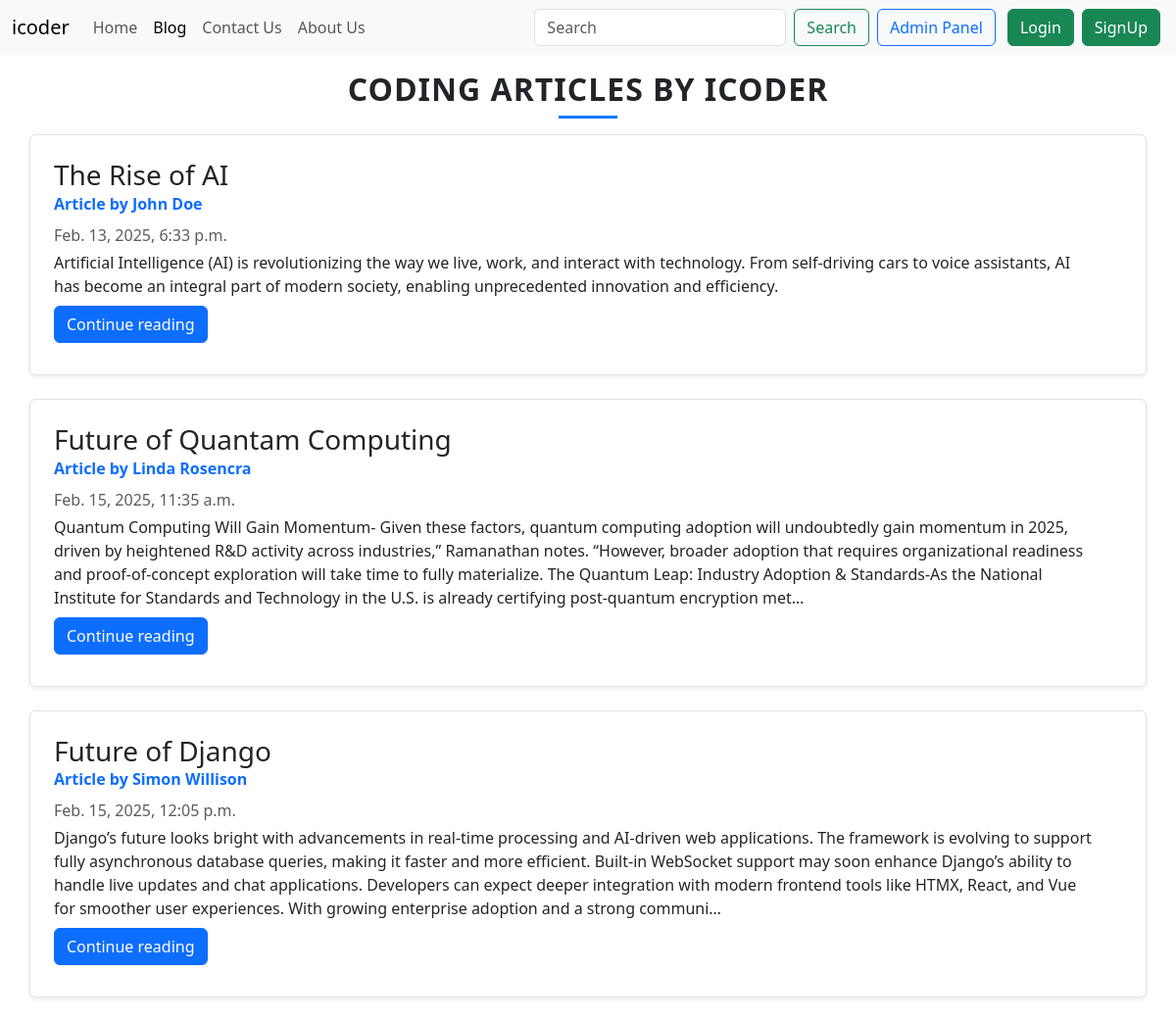
Screenshot of /blog/ with the database file from the repository.
### blog/models.py (models this page shows, shortened)
class Post(models.Model):
    sno=models.AutoField(primary_key=True)
    title=models.CharField(max_length=255)
    author=models.CharField(max_length=14)
    slug=models.CharField(max_length=130)
    views= models.IntegerField(default=0)
    timeStamp=models.DateTimeField(blank=True)
    content=models.TextField()

### blog/views.py (the view)
# urls.py: path('', views.blogHome, name="bloghome"),
def blogHome(request):
    allPosts= Post.objects.all()
    context={'allPosts': allPosts}
    return render(request,'blog/blogHome.html',context)

### templates/blog/blogHome.html (shortened to what this page needs)
{% extends 'base.html' %}
{% block blogactive %} active {% endblock blogactive %}
{% block body %}
<div class="container my-3">
    <h2 class="fw-bold text-center text-uppercase mb-3" style="letter-spacing: 1px;">
        Coding Articles by icoder
        <span class="d-block mx-auto mt-2" style="width: 60px; height: 3px; background: #007bff;"></span>
    </h2>
    {% for post in allPosts %}
    <div
        class="row no-gutters border rounded overflow-hidden flex-md-row mb-4 shadow-sm h-md-250 my-3 position-relative">
        <div class="col p-4 d-flex flex-column position-static">
            <h3 class="mb-0">{{post.title}}</h3>
            <strong class="d-inline-block mb-2 text-primary">Article  by {{post.author}}</strong>
            <div class="mb-1 text-muted">{{post.timeStamp}}</div>
            <p class="card-text mb-auto">{{post.content|safe| truncatechars:500}}</p>
            <div class="my-2">
                <a href="/blog/{{post.slug}}" role="button" class="btn btn-primary">Continue reading</a>
            </div>
        </div>
        <div class="col-auto d-none d-lg-block">
        </div>
    </div>
    {% endfor %}
</div>
{% endblock %}

### rows the page displays
Post: title "The Rise of AI", author "John Doe", timeStamp "Feb. 13, 2025, 6:33 p.m.", content "Artificial Intelligence (AI) is revolutionizing the way we live, work, and interact with technology. From self-driving cars to voice assistants, AI has become an integral part of modern society, enabling unprecedented innovation and efficiency."
Post: title "Future of Quantam Computing", author "Linda Rosencra", timeStamp "Feb. 15, 2025, 11:35 a.m.", content "Quantum Computing Will Gain Momentum- Given these factors, quantum computing adoption will undoubtedly gain momentum in 2025, driven by heightened R&D activity across industries,” Ramanathan notes. “However, broader adoption that requires organizational readiness and proof-of-concept exploration will take time to fully materialize. The Quantum Leap: Industry Adoption & Standards-As the National Institute for Standards and Technology in the U.S. is already certifying post-quantum encryption met…"
Post: title "Future of Django", author "Simon Willison", timeStamp "Feb. 15, 2025, 12:05 p.m.", content "Django’s future looks bright with advancements in real-time processing and AI-driven web applications. The framework is evolving to support fully asynchronous database queries, making it faster and more efficient. Built-in WebSocket support may soon enhance Django’s ability to handle live updates and chat applications. Developers can expect deeper integration with modern frontend tools like HTMX, React, and Vue for smoother user experiences. With growing enterprise adoption and a strong communi…"
